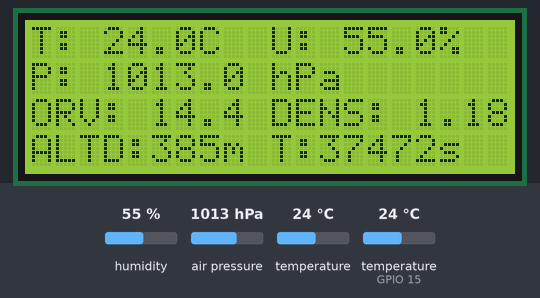
Recording of a sketch running on a simulated ESP32. Shown: 20×4 character LCD. The test bench sets the inputs (shaded band); at power-on: humidity 55 %, temperature 24 °C, air pressure 1013 hPa, temperature (sensor on GPIO 15) 24 °C. WiFi joins after 1.5 s; servers stay silent unless stated; the local clock reads 2024-03-15 10:24:30 at power-on unless the sketch sets it; storage starts empty; no radio packets arrive unless stated; what the sketch prints to the serial monitor is not drawn.

Above: at 2.8 s.
2.9 s: humidity set to 22 %
At 7.5 s:
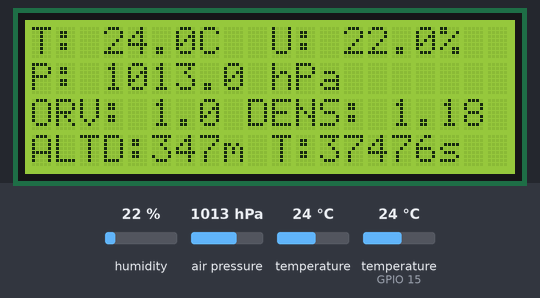
8.2 s: temperature (sensor 0) set to 3 °C
At 9.4 s:
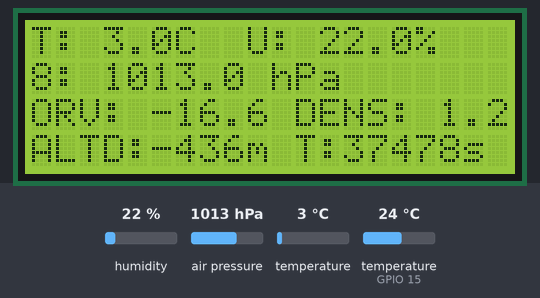
13.2 s: air pressure set to 952 hPa
At 14.3 s:
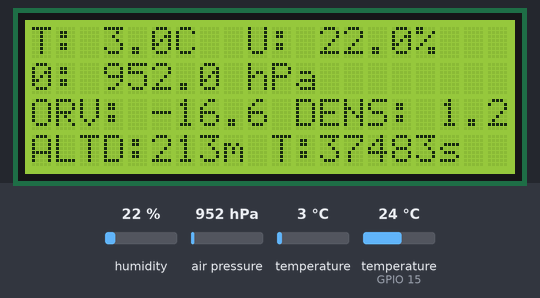
15.2 s: humidity set to 40 %
At 19.3 s:
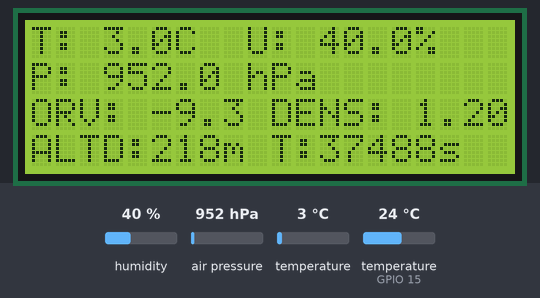
20.2 s: air pressure set to 975 hPa
At 21.5 s:
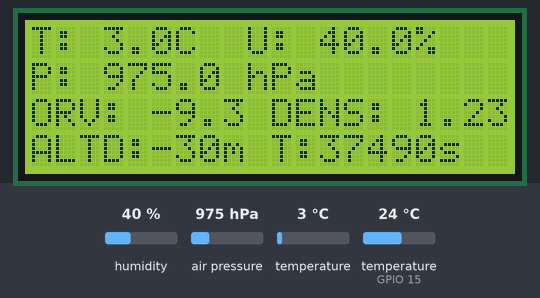
22.2 s: humidity set to 68 %
At 27.5 s:
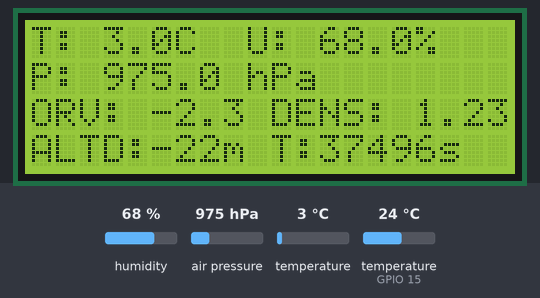
Timing chart, 0 to 29.0 s (numbered marks = the images above; inputs shaded):
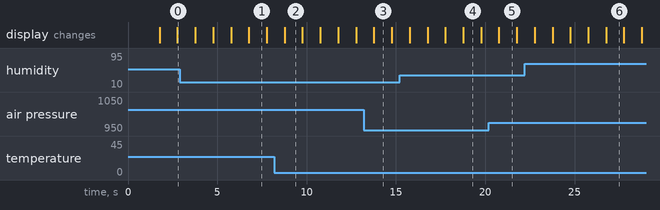

Measured:
- after the input at 8.2 s, the display: changes after 0.57 s (image 2)
- after the input at 15.2 s, the display: first differs from a run without the input after 3.6 s (image 4)
- what the display in image 1 shows lasts 1.0 s, from 6.8 s to 7.8 s

The sketch:

CodigoCompleto.ino
```cpp
// Bibliotecas de Comunicacao e Matematica
#include <Wire.h>
#include <SPI.h>
#include <WiFi.h>
#include <WebServer.h>
#include <LittleFS.h>
#include <math.h>
#include <ESPmDNS.h>

// Sensores
#include <Adafruit_BMP085.h>
#include <DHT.h>
#include <RTClib.h>
#include <LiquidCrystal_I2C.h>
#include <LoRa.h>

// Definicao dos Objetos
Adafruit_BMP085 bmp;
DHT dht(15, DHT11);
RTC_DS3231 rtc;
LiquidCrystal_I2C lcd(0x27, 20, 4);
WebServer server(80);

// Variaveis Globais
unsigned long tempo_leitura_dht = 0; // Guarda o tempo da ultima leitura valida do DHT
unsigned long tempo_envio = 0; // Controla o timer principal de 1Hz para leituras e envios
int tempo_dia = 0; // Tempo em segundos desde a meia-noite, Horario de Brasilia
float umidade = 50.0, temp = 0, pressao = 0, orv = 0, dens = 0, altd = 0; // Variaveis das medidas, Umidade comeca com 50 para evitar problemas com log(0)
int arq_num = 1; // Controla qual arquivo CSV esta sendo gravado no momento

void setup() {
  Serial.begin(115200);
  Wire.begin(21, 22); // Inicia o I2C nos pinos 21 (SDA) e 22 (SCL)

  // Inicia DHT11
  dht.begin();

  // Inicia RTC
  if (!rtc.begin()) {
    Serial.println("Erro: RTC nao encontrado.");
    while (1);
  }

  if (rtc.lostPower()){
    rtc.adjust(DateTime(F(__DATE__), F(__TIME__)));
  }

  // Inicia BMP180
  if(!bmp.begin()){
    Serial.println("Erro: BMP180 nao encontrado.");
    while (1);
  }

  // Inicia LCD
  lcd.init();
  lcd.backlight();
  lcd.setCursor(0, 0);
  lcd.print("Iniciando ...");

  // Inicia o sistema de arquivos para gravar os dados na flash
  LittleFS.begin(true);

  // Inicia Wi-Fi
  WiFi.begin("", ""); // Colocar aqui o nome e senha do wifi da equipe
  while (WiFi.status() != WL_CONNECTED) {
    delay(500);
    Serial.print(".");
  }
  Serial.println("\nWi-Fi Conectado!");
  Serial.print("IP da EM: ");
  Serial.println(WiFi.localIP());

  // Configura a rota da API HTTP
  server.on("/dados", []() {
    // Monta o JSON com os dados no formato do projeto
    String json = "{";
    json += "\"TEMPO\":" + String(tempo_dia) + ",";
    json += "\"TEMP\":" + String(temp, 1) + ",";
    json += "\"PRES\":" + String(pressao, 1) + ",";
    json += "\"UMID\":" + String(umidade, 1) + ",";
    json += "\"ORV\":" + String(orv, 1) + ",";
    json += "\"DENS\":" + String(dens, 3) + ",";
    json += "\"ALTD\":" + String(altd, 1);
    json += "}";

    server.send(200, "application/json", json);
  });

  // Inicia o servidor web
  server.begin();

  // Cria um DNS local para nao precisar digitar o IP
  MDNS.begin("estacaoCase"); // Acessar http://estacaoCase.local/dados para ver o json

  // Registra o servico HTTP no mDNS
  MDNS.addService("http", "tcp", 80);

  // Inicia o LoRa
  LoRa.setPins(5, 4, 2); // Pinos do LoRa (CS, RST, DIO0)
  LoRa.begin(433E6); // Inicia o radio

}

void loop() {
  // Mantem o servidor HTTP ouvindo requisicoes
  server.handleClient();

  DateTime agora = rtc.now();
  unsigned long tempo_atual = millis();
  float umidade_cache; // Variavel temporaria para leitura

  // Timer do DHT (2 segundos)
  if((tempo_atual - tempo_leitura_dht) >= 2000){
    umidade_cache = dht.readHumidity();
    if (!isnan(umidade_cache)){
      umidade = umidade_cache;
    }
    tempo_leitura_dht = tempo_atual;
  }

  // Timer Principal (1 Hz)
  if ((tempo_atual == 0) || ((tempo_atual - tempo_envio) >= 1000)){
    tempo_envio = tempo_atual;

    // Le os sensores
    temp = bmp.readTemperature();
    pressao = bmp.readPressure() / 100.0; // Converte para hPa
    tempo_dia = (agora.hour() * 3600) + (agora.minute() * 60) + agora.second();

    // Calcula ORV, DENS e ALTD
    float alpha = (17.27 * temp) / (237.7 + temp) + log(umidade / 100.0); // O ln em math e log
    orv = (237.7 * alpha) / (17.27 - alpha); // Em graus

    float pv = 6.112 * exp((17.67 * temp) / (temp + 243.5)) * (umidade / 100.0);
    dens = (pressao * 100.0) / (287.05 * (temp + 273.15)) * (1.0 - (0.378 * pv) / pressao);

    altd = 44330.77 * (1.0 - pow(dens / 1.225, 0.235));

    // Atualiza o LCD sem piscar a tela toda
    for(int x = 0; x < 4; x++) {
      lcd.setCursor(0, x); // Vai para a linha x
      lcd.print("                    "); // Preenche com espacos para limpar
    }

    lcd.setCursor(0, 0);
    lcd.print("T: "); lcd.print(temp, 1);
    lcd.print("C  U: "); lcd.print(umidade, 1); lcd.print("%");

    lcd.setCursor(0, 1);
    lcd.print("P: "); lcd.print(pressao, 1); lcd.print(" hPa");

    lcd.setCursor(0, 2);
    lcd.print("ORV: "); lcd.print(orv, 1);
    lcd.print(" DENS: "); lcd.print(dens, 2);

    lcd.setCursor(0, 3);
    lcd.print("ALTD:"); lcd.print(altd, 0);
    lcd.print("m T:"); lcd.print(tempo_dia); lcd.print("s");

    // Envia os dados pelo radio (nao esquecer da antena)
    String pacote = String(tempo_dia) + "," + String(temp, 1) + "," + String(pressao, 1) + "," + String(umidade, 1) + "," + String(orv, 1) + "," + String(dens, 3) + "," + String(altd, 1);
    LoRa.beginPacket(); // Prepara o envio
    LoRa.print(pacote); // Coloca os dados no buffer
    LoRa.endPacket();   // Faz a transmissao

    // Grava na flash de forma circular (dois arquivos de 500KB)
    String nome_arquivo = "/arq_" + String(arq_num) + ".csv";
    File arquivo = LittleFS.open(nome_arquivo, FILE_APPEND);

    if(arquivo){

      if(arquivo.size() > 500000) // Se o arquivo passou do limite de 500KB
      {
        arquivo.close(); // Fecha o arquivo cheio

        arq_num = (arq_num == 1) ? 2 : 1; // Troca para o outro arquivo (1 vira 2, 2 vira 1)

        nome_arquivo = "/arq_" + String(arq_num) + ".csv"; // Atualiza o nome

        LittleFS.remove(nome_arquivo); // Apaga o arquivo velho para liberar espaco

        arquivo = LittleFS.open(nome_arquivo, FILE_APPEND); // Abre o novo arquivo
      }

      // Grava a linha no CSV
      if (arquivo) {
        arquivo.print(tempo_dia); arquivo.print(",");
        arquivo.print(temp, 1); arquivo.print(",");
        arquivo.print(pressao, 1); arquivo.print(",");
        arquivo.print(umidade, 1); arquivo.print(",");
        arquivo.print(orv, 1); arquivo.print(",");
        arquivo.print(dens, 3); arquivo.print(",");
        arquivo.println(altd, 1);
        arquivo.close(); // Fecha para salvar os dados na Flash
      }
    }
  }
}
```
